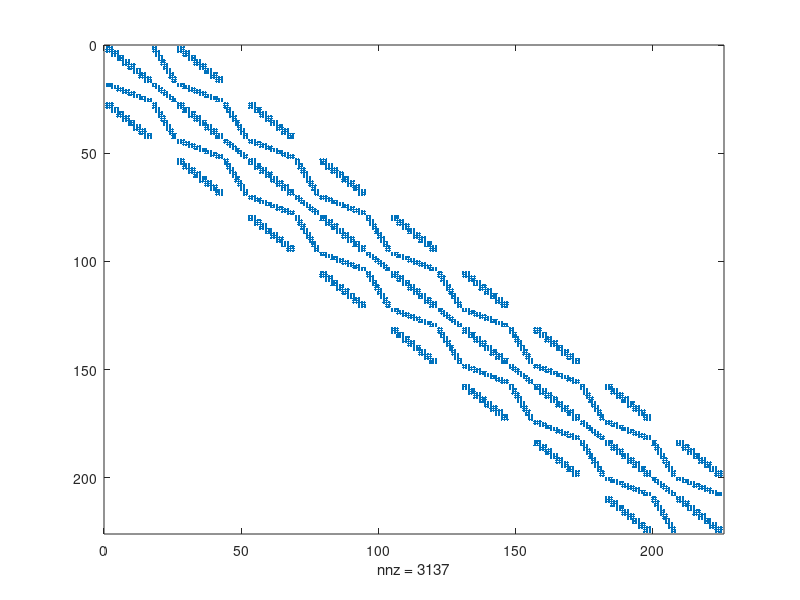
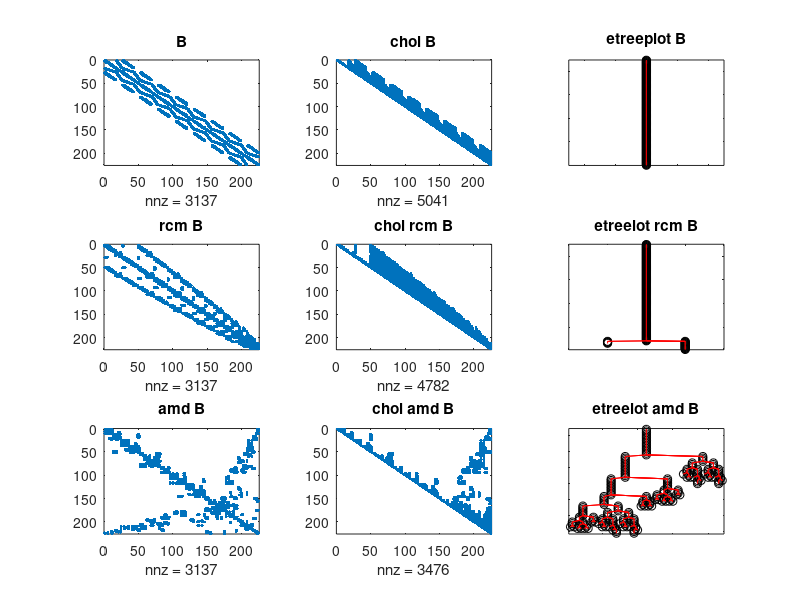

MATLAB code to generate these figures, in order:
B = gallery('wathen',8,8);

spy(B);

p = symrcm(B);
rcmB = B(p,p);

p = symamd(B);
amdB = B(p,p);

figure();
subplot(3,3,1),spy(B),title('B')
subplot(3,3,2),spy(chol(B)),title('chol B')
subplot(3,3,3),etreeplot(B),title('etreeplot B')

subplot(3,3,4),spy(rcmB),title('rcm B')
subplot(3,3,5),spy(chol(rcmB)),title('chol rcm B')
subplot(3,3,6),etreeplot(rcmB),title('etreelot rcm B')

subplot(3,3,7),spy(amdB),title('amd B')
subplot(3,3,8),spy(chol(amdB)),title('chol amd B')
subplot(3,3,9),etreeplot(amdB),title('etreelot amd B')


